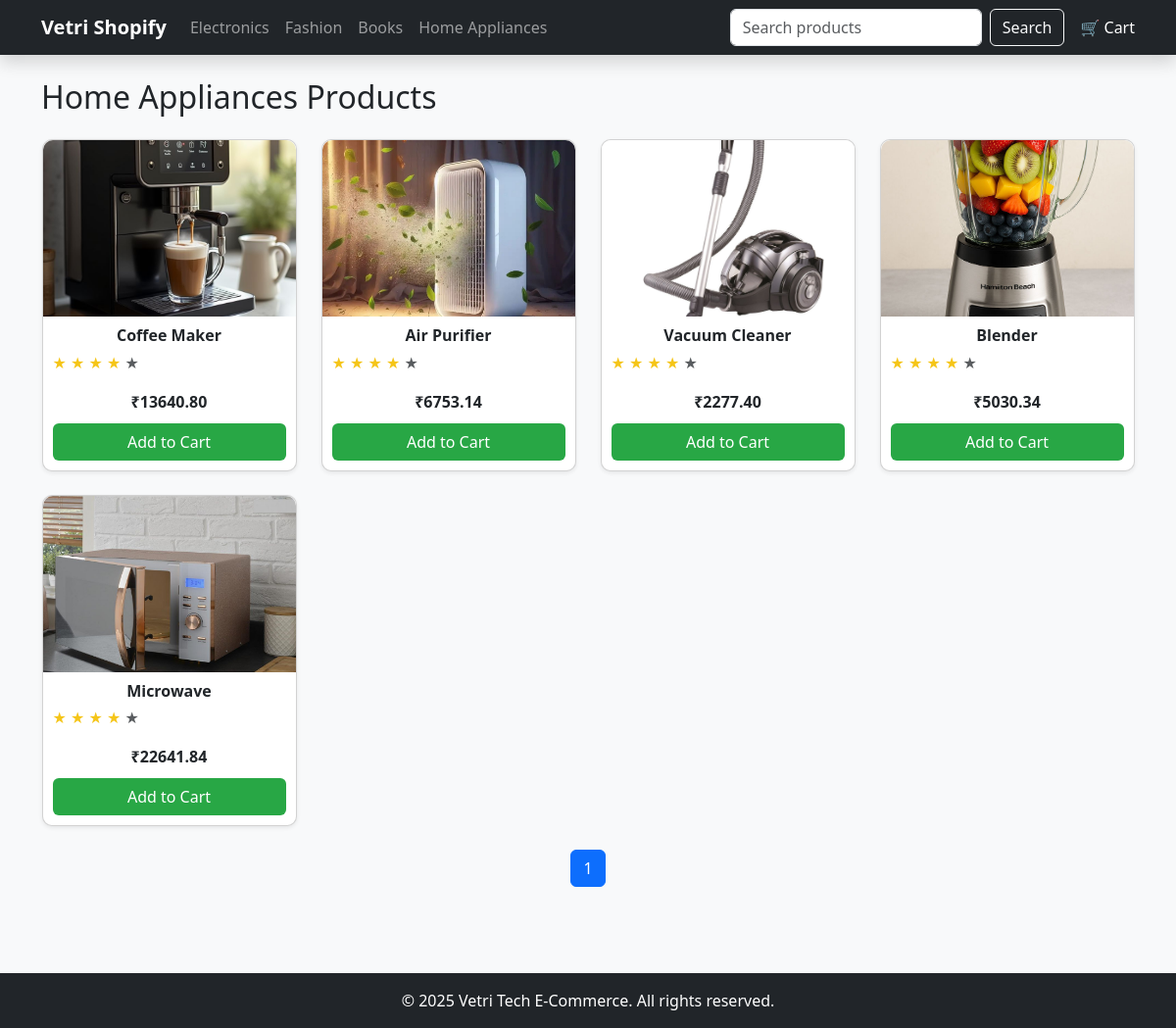
The page /category/home-appliances/ on the database its author committed.
### store/models.py (models this page shows, shortened)
class Category(models.Model):
    name = models.CharField(max_length=100)
    slug = models.SlugField(unique=True, blank=True)

class Product(models.Model):
    category = models.ForeignKey(Category, on_delete=models.CASCADE)
    name = models.CharField(max_length=200)
    slug = models.SlugField(unique=True, blank=True)
    description = models.TextField()
    price = models.DecimalField(max_digits=10, decimal_places=2)
    gst = models.DecimalField(max_digits=5, decimal_places=2, default=18)
    image = models.ImageField(upload_to='products/', blank=True, null=True)
    rating = models.DecimalField(max_digits=2, decimal_places=1, default=4.5)
    @property
    def price_with_gst(self):
        return round(self.price + (self.price * self.gst / 100), 2)

### store/views.py (the view)
# urls.py: path('category/<slug:slug>/', views.category_products, name='category_products'),
def category_products(request, slug):
    category = get_object_or_404(Category, slug=slug)
    products_list = Product.objects.filter(category=category).order_by('-id')
    paginator = Paginator(products_list, 8)
    page_number = request.GET.get('page')
    products = paginator.get_page(page_number)
    for product in products:
        product.stars = [1, 2, 3, 4, 5]
        product.int_rating = int(round(product.rating))
    categories = Category.objects.all()
    return render(request, 'store/category.html', {'products': products, 'categories': categories, 'category': category})

### store/context_processors.py (called while the page is built)
def cart_count(request):
    cart = request.session.get('cart', {})
    total_items = sum(cart.values())
    return {'cart_count': total_items}

### store/templates/store/category.html (shortened to what this page needs)
{% extends "store/base.html" %}
{% load static %}
{% block content %}
<h2 class="mb-4">{{ category.name }} Products</h2>
<div class="row">
    {% for product in products %}
    <div class="col-lg-3 col-md-4 col-sm-6 mb-4">
        <div class="card h-100 shadow-sm">
            {% if product.image %}
            <img src="{{ product.image.url }}" class="card-img-top" alt="{{ product.name }}">
            {% else %}
            <img src="{% static 'store/images/placeholder.png' %}" class="card-img-top" alt="Placeholder">
            {% endif %}
            <div class="card-body d-flex flex-column">
                <h5 class="card-title">{{ product.name }}</h5>
                <p>
                   {% for i in product.stars %}
    {% if i <= product.int_rating %}
        <span class="text-warning">&#9733;</span>
    {% else %}
        <span class="text-muted">&#9733;</span>
    {% endif %}
{% endfor %}
                </p>
                <p class="fw-bold">₹{{ product.price_with_gst }}</p>
                <a href="{% url 'add_to_cart' product.id %}" class="btn btn-custom mt-auto">Add to Cart</a>
            </div>
        </div>
    </div>
    {% endfor %}
</div>
<nav aria-label="Page navigation">
  <ul class="pagination justify-content-center">
    {% for num in products.paginator.page_range %}
      {% if products.number == num %}
        <li class="page-item active"><a class="page-link" href="?page={{ num }}">{{ num }}</a></li>
      {% else %}
        <li class="page-item"><a class="page-link" href="?page={{ num }}">{{ num }}</a></li>
      {% endif %}
    {% endfor %}
  </ul>
</nav>
{% endblock %}

### store/templates/store/base.html (shortened to what this page needs)
{% load static %}
<!DOCTYPE html>
<html lang="en">
<head>
    {% load static %}
    <link href="https://cdn.jsdelivr.net/npm/bootstrap@5.3.2/dist/css/bootstrap.min.css" rel="stylesheet">
    <link href="{% static 'store/css/custom.css' %}" rel="stylesheet">
</head>
<body>
<nav class="navbar navbar-expand-lg navbar-dark bg-dark shadow">
    <div class="container">
        <a class="navbar-brand fw-bold" href="{% url 'home' %}">Vetri Shopify</a>
        <div class="collapse navbar-collapse" id="navbarNav">
            <ul class="navbar-nav me-auto mb-2 mb-lg-0">
                {% for category in categories %}
                <li class="nav-item">
                    <a class="nav-link" href="{% url 'category_products' category.slug %}">{{ category.name }}</a>
                </li>
                {% endfor %}
            </ul>
            <form class="d-flex me-3" method="get" action="{% url 'home' %}">
                <input class="form-control me-2" type="search" placeholder="Search products" name="q" value="{{ request.GET.q }}">
                <button class="btn btn-outline-light" type="submit">Search</button>
            </form>
            <a class="nav-link text-white" href="{% url 'cart' %}">
    🛒 Cart
</a>
        </div>
    </div>
</nav>
<div class="container my-4">
    {% block content %}{% endblock %}
</div>
<footer class="bg-dark text-white text-center py-3 mt-5">
    &copy; 2025 Vetri Tech E-Commerce. All rights reserved.
</footer>
</body>
</html>

### store/static/store/css/custom.css (style rules this page uses)
body { background: #f8f9fa; font-family: 'Segoe UI', sans-serif; }
.navbar { position: sticky; top:0; z-index:1000; }
.card { transition: transform 0.3s; }
.btn-custom { background:#28a745; color:white; }
html, body { height: 100%; margin: 0; display: flex; flex-direction: column; }
.container { flex: 1; }
.card { width: 100%; max-width: 260px; height: 380px; margin: 0 auto; display: flex; flex-direction: column; justify-content: space-between; border-radius: 10px; box-shadow: 0 4px 8px rgba(0,0,0,0.1); transition: transform 0.2s; }
.card-img-top { height: 180px; object-fit: cover; border-top-left-radius: 10px; border-top-right-radius: 10px; }
.card-body { display: flex; flex-direction: column; justify-content: space-between; flex-grow: 1; padding: 10px; }
.card-title { font-size: 1rem; font-weight: bold; text-align: center; margin-bottom: 5px; }
.card p.fw-bold { text-align: center; margin-bottom: 10px; }
.text-warning { color: #f5c518 !important; }

### rows shown on the page
Category: name "Electronics"
Category: name "Fashion"
Category: name "Books"
Category: name "Home Appliances"
Product: image (picture), name "Coffee Maker", price_with_gst "13640.80"
Product: image (picture), name "Air Purifier", price_with_gst "6753.14"
Product: image (picture), name "Vacuum Cleaner", price_with_gst "2277.40"
Product: image (picture), name "Blender", price_with_gst "5030.34"
Product: image (picture), name "Microwave", price_with_gst "22641.84"

### other values the page prints
{{ num }} "1"
